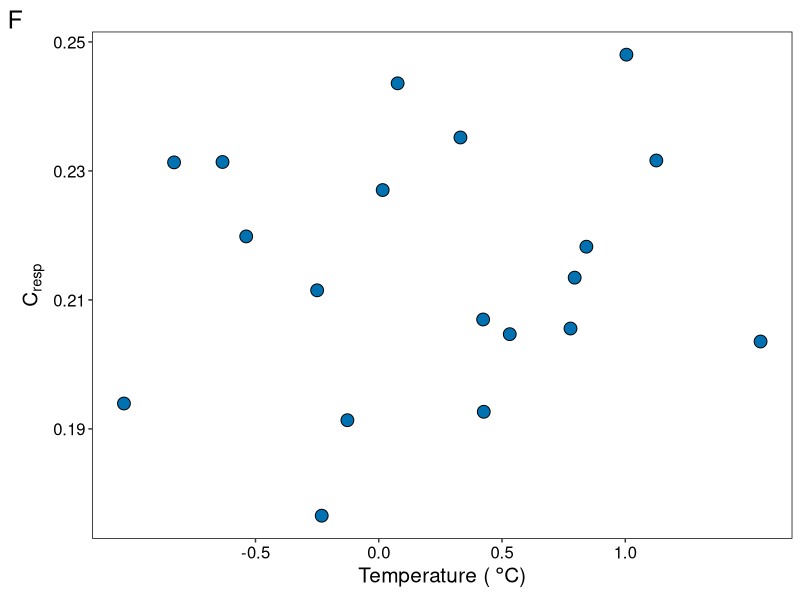
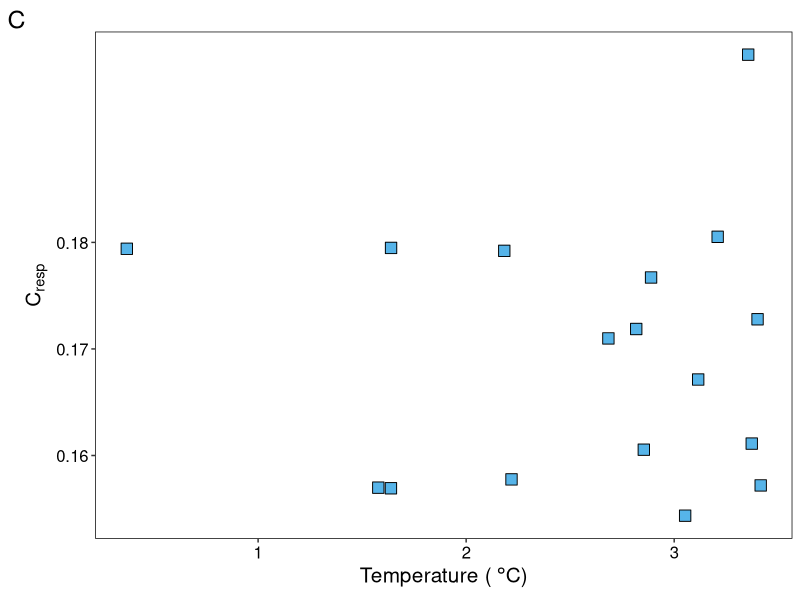
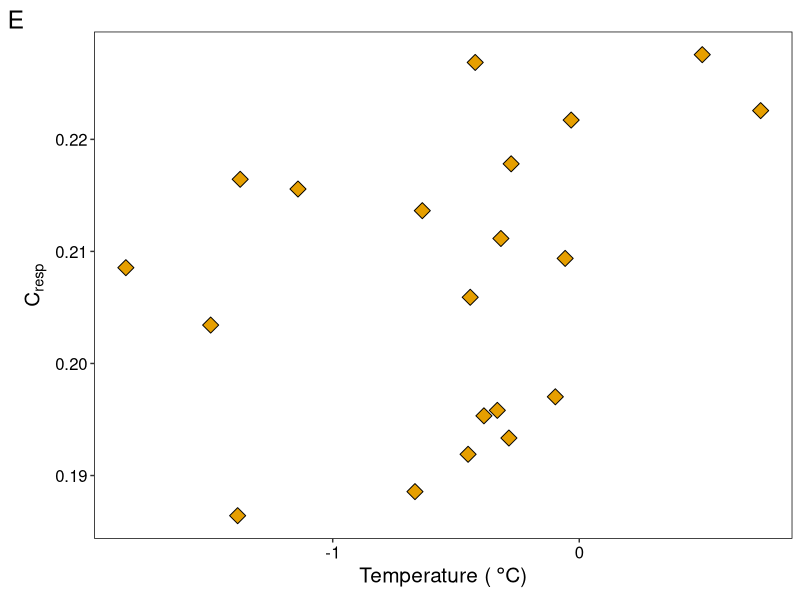
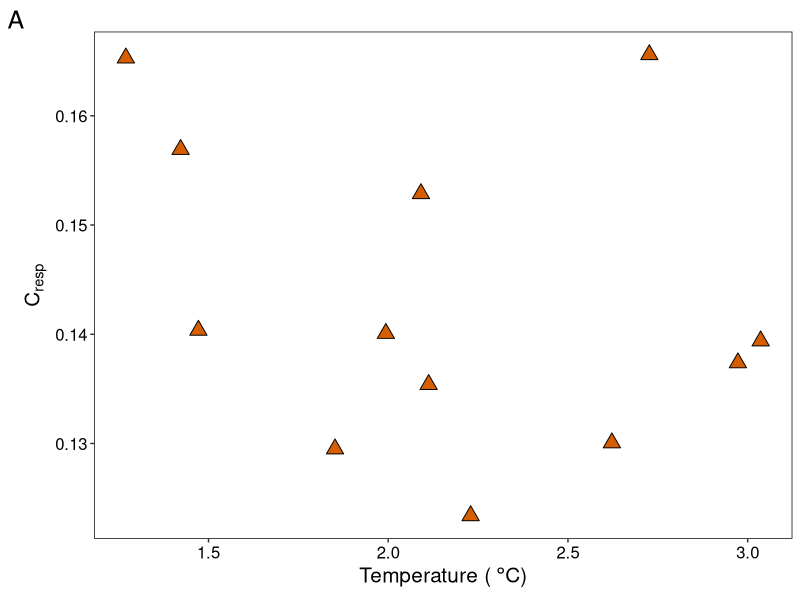
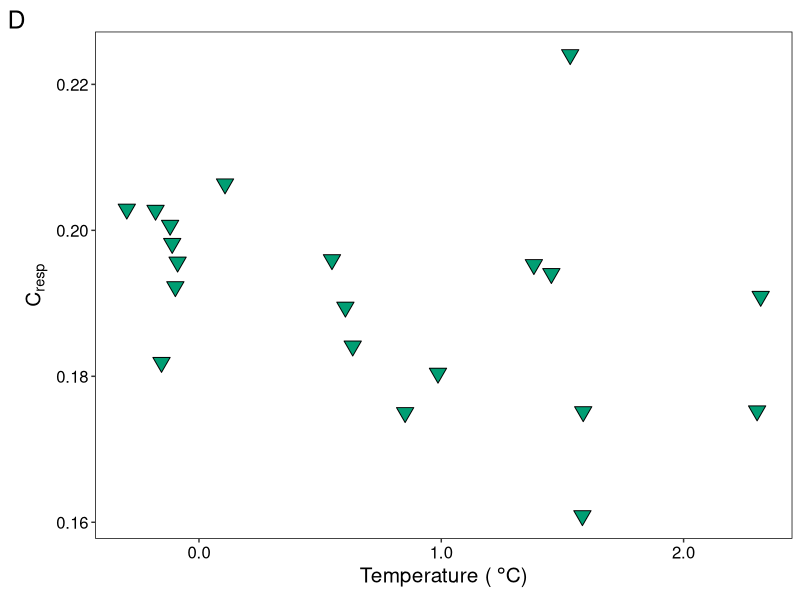
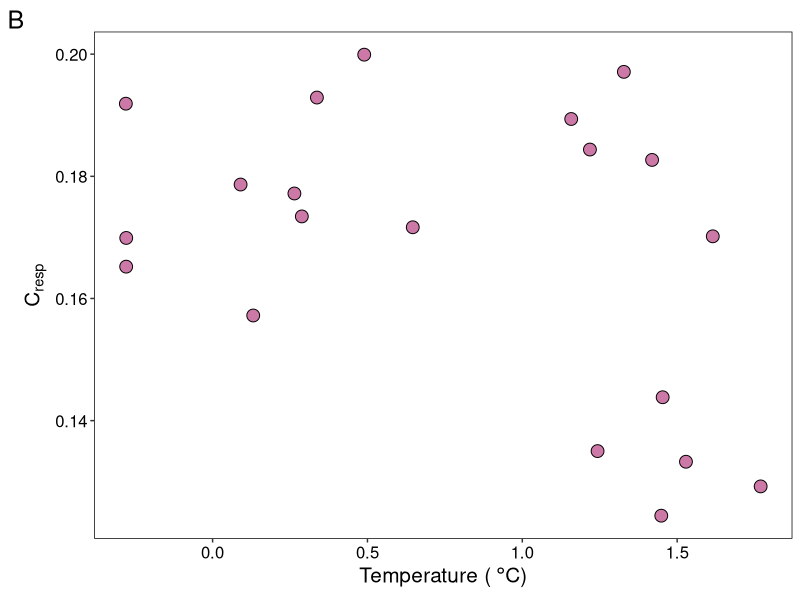
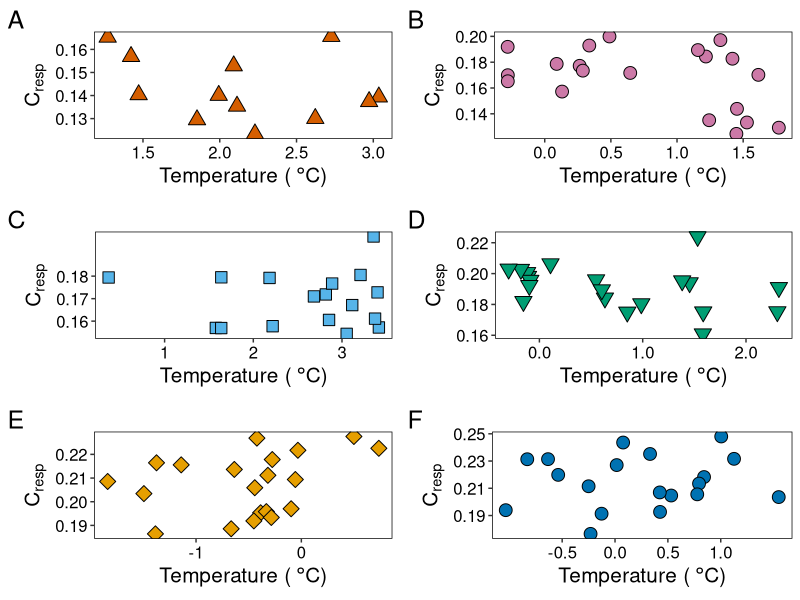

Reproduce these figures in R, in order.
### Plot Intraspecific Temperature ###

# Figure 7

# Load required packages

library(tidyverse)
library(gridExtra)

## Get data

myct <- read.csv("Data/Myctophids_M_Temp_Bel.csv")
myct_tidy <- filter(myct, !is.na(mean_M)) # Remove those without C_resp

## Subset to species

ELN <- filter(myct_tidy, Label == "ELN")
ELC <- filter(myct_tidy, Label == "ELC")
PRM <- filter(myct_tidy, Label == "PRM")
GYR <- filter(myct_tidy, Label == "GYR")
GYN <- filter(myct_tidy, Label == "GYN")
KRA <- filter(myct_tidy, Label == "KRA")

#### ELN ####

ELN_col <- c("#0072B2")

ELN_plot <- ggplot(ELN, aes(mean_Temp, mean_M)) +
  scale_fill_manual(values = ELN_col) +
  scale_colour_manual(values = ELN_col) +
  geom_point(aes(fill = sciname, shape = sciname), size = 4) + # Colour points according to species
  # Customise the theme
  scale_shape_manual(values = c(21)) +
  scale_x_continuous(breaks = c(-0.5, 0, 0.5, 1)) +
  xlab(expression('Temperature ('*~degree*C*')')) +
  ylab(expression("C" ["resp"])) +
  theme(panel.background = element_blank(), # Keep the background blank
        text = element_text(size = 15),
        panel.border = element_rect(colour = "black", fill = NA),
        legend.position = "none",
        plot.title = element_text(face = "italic", hjust = 0.5),
        axis.text.x = element_text(colour = "black"),
        axis.text.y = element_text(colour = "black"))  # Print the minor gridlines

ELN_plot <- ELN_plot + labs(tag = "F")
ELN_plot 

#### ELC ####

ELC_col <- c("#56B4E9")

ELC_plot <- ggplot(ELC, aes(mean_Temp, mean_M)) +
  scale_fill_manual(values = ELC_col) +
  scale_colour_manual(values = ELC_col) +
  geom_point(aes(fill = sciname, shape = sciname), size = 4) + # Colour points according to species
  # Customise the theme
  scale_shape_manual(values = c(22)) +
  scale_y_continuous(breaks = c(0.16, 0.17, 0.18)) +
  xlab(expression('Temperature ('*~degree*C*')')) +
  ylab(expression("C" ["resp"])) +
  theme(panel.background = element_blank(), # Keep the background blank
        text = element_text(size = 15),
        panel.border = element_rect(colour = "black", fill = NA),
        legend.position = "none",
        plot.title = element_text(face = "italic", hjust = 0.5),
        axis.text.x = element_text(colour = "black"),
        axis.text.y = element_text(colour = "black"))  # Print the minor gridlines

ELC_plot <- ELC_plot + labs (tag = "C")
ELC_plot

#### GYR ####

GYR_col <- c("#E69F00")

GYR_plot <- ggplot(GYR, aes(mean_Temp, mean_M)) +
  scale_fill_manual(values = GYR_col) +
  geom_point(aes(fill = sciname, shape = sciname), size = 4) + # Colour points according to species
  # Customise the theme
  scale_shape_manual(values = c(23)) +
  xlab(expression('Temperature ('*~degree*C*')')) +
  ylab(expression("C" ["resp"])) +
  # Add error-bars using sd
  theme(panel.background = element_blank(), # Keep the background blank
        text = element_text(size = 15),
        panel.border = element_rect(colour = "black", fill = NA),
        legend.position = "none",
        plot.title = element_text(face = "italic", hjust = 0.5),
        axis.text.x = element_text(colour = "black"),
        axis.text.y = element_text(colour = "black"))  # Print the minor gridlines

GYR_plot <- GYR_plot + labs(tag = "E")
GYR_plot

#### GYN ####

GYN_col <- c("#D55E00")

GYN_plot <- ggplot(GYN, aes(mean_Temp, mean_M)) +
  scale_fill_manual(values = GYN_col) +
  scale_colour_manual(values = GYN_col) +
  geom_point(aes(fill = sciname, shape = sciname), size = 4) + # Colour points according to species
  # Customise the theme
  scale_shape_manual(values = c(24)) +
  xlab(expression('Temperature ('*~degree*C*')')) +
  ylab(expression("C" ["resp"])) +
  theme(panel.background = element_blank(), # Keep the background blank
        text = element_text(size = 15),
        panel.border = element_rect(colour = "black", fill = NA),
        legend.position = "none",
        plot.title = element_text (face = "italic", hjust = 0.5),
        axis.text.x = element_text(colour = "black"),
        axis.text.y = element_text(colour = "black"))  # Print the minor gridlines

GYN_plot <- GYN_plot + labs(tag = "A")
GYN_plot

#### KRA ####

KRA_col <- c("#009E73")

KRA_plot <- ggplot(KRA, aes(mean_Temp, mean_M)) +
  scale_fill_manual(values = KRA_col) +
  scale_colour_manual(values = KRA_col) +
  geom_point(aes(fill = sciname, shape = sciname), size = 4) + # Colour points according to species
  # Customise the theme
  scale_shape_manual(values = c(25)) +
  scale_x_continuous(breaks = c(0, 1, 2, 3),
                     labels = c("0.0", "1.0", "2.0", "3.0")) +
  xlab(expression('Temperature ('*~degree*C*')')) +
  ylab(expression("C" ["resp"])) +
  theme(panel.background = element_blank(), # Keep the background blank
        text = element_text(size = 15),
        panel.border = element_rect(colour = "black", fill = NA),
        legend.position = "none",
        plot.title = element_text(face = "italic", hjust = 0.5),
        axis.text.x = element_text(colour = "black"),
        axis.text.y = element_text(colour = "black"))  # Print the minor gridlines

KRA_plot <- KRA_plot + labs(tag = "D")
KRA_plot

#### PRM ####

PRM_col <- c("#CC79A7")

PRM_plot <- ggplot(PRM, aes(mean_Temp, mean_M)) +
  scale_fill_manual(values = PRM_col) +
  geom_point(aes(fill = sciname, shape = sciname), size = 4) + # Colour points according to species
  # Customise the theme
  scale_shape_manual(values = c(21)) +
  xlab(expression('Temperature ('*~degree*C*')')) +
  ylab(expression("C" ["resp"])) +
  theme(panel.background = element_blank(), # Keep the background blank
        text = element_text(size = 15),
        panel.border = element_rect(colour = "black", fill = NA),
        legend.position = "none",
        plot.title = element_text(face = "italic", hjust = 0.5),
        axis.text.x = element_text(colour = "black"),
        axis.text.y = element_text(colour = "black"))  # Print the minor gridlines

PRM_plot <- PRM_plot + labs(tag = "B")
PRM_plot

# Saves as SVG

svg("Plots/02_Within_Species/02_Cresp_Temperature.svg", height = 10, width = 10)
grid.arrange(GYN_plot, PRM_plot,
             ELC_plot, KRA_plot,
             GYR_plot, ELN_plot)
dev.off()
